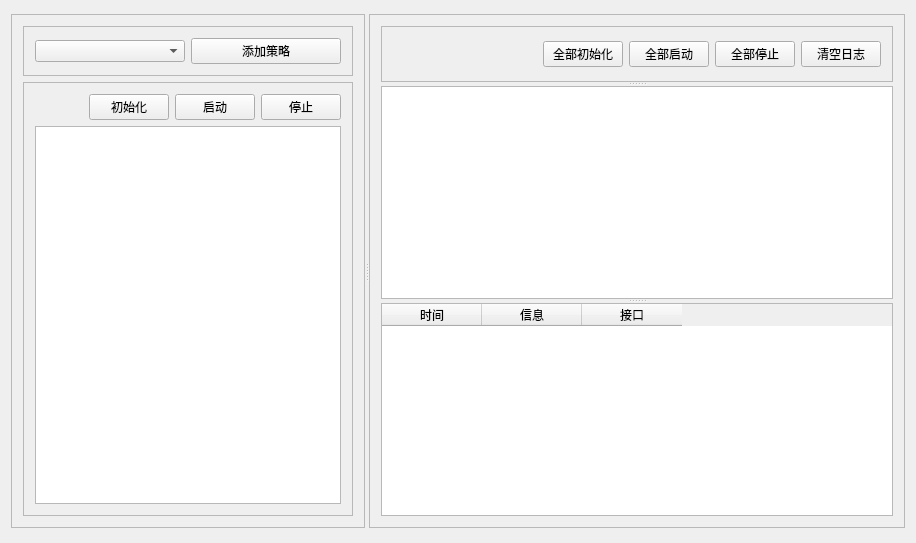
<?xml version="1.0" encoding="UTF-8"?>
<ui version="4.0">
 <class>CTAStrategyManager</class>
 <widget class="QWidget" name="CTAStrategyManager">
  <property name="geometry">
   <rect>
    <x>0</x>
    <y>0</y>
    <width>916</width>
    <height>543</height>
   </rect>
  </property>
  <property name="windowTitle">
   <string>CTAStrategyManager</string>
  </property>
  <layout class="QGridLayout" name="gridLayout_5">
   <item row="0" column="0">
    <widget class="QSplitter" name="splitter_2">
     <property name="orientation">
      <enum>Qt::Horizontal</enum>
     </property>
     <widget class="QFrame" name="frame">
      <property name="maximumSize">
       <size>
        <width>16777215</width>
        <height>514</height>
       </size>
      </property>
      <property name="frameShape">
       <enum>QFrame::StyledPanel</enum>
      </property>
      <property name="frameShadow">
       <enum>QFrame::Raised</enum>
      </property>
      <layout class="QGridLayout" name="gridLayout_4">
       <item row="0" column="0">
        <widget class="QFrame" name="frame_3">
         <property name="maximumSize">
          <size>
           <width>16777215</width>
           <height>200</height>
          </size>
         </property>
         <property name="frameShape">
          <enum>QFrame::StyledPanel</enum>
         </property>
         <property name="frameShadow">
          <enum>QFrame::Raised</enum>
         </property>
         <layout class="QHBoxLayout" name="horizontalLayout_4">
          <item>
           <layout class="QHBoxLayout" name="horizontalLayout">
            <item>
             <widget class="QComboBox" name="comboBox"/>
            </item>
            <item>
             <widget class="QPushButton" name="pushButton">
              <property name="text">
               <string>添加策略</string>
              </property>
             </widget>
            </item>
           </layout>
          </item>
         </layout>
        </widget>
       </item>
       <item row="1" column="0">
        <widget class="QFrame" name="frame_5">
         <property name="frameShape">
          <enum>QFrame::StyledPanel</enum>
         </property>
         <property name="frameShadow">
          <enum>QFrame::Raised</enum>
         </property>
         <layout class="QGridLayout" name="gridLayout">
          <item row="0" column="0">
           <layout class="QHBoxLayout" name="horizontalLayout_3">
            <item>
             <spacer name="horizontalSpacer">
              <property name="orientation">
               <enum>Qt::Horizontal</enum>
              </property>
              <property name="sizeHint" stdset="0">
               <size>
                <width>40</width>
                <height>20</height>
               </size>
              </property>
             </spacer>
            </item>
            <item>
             <widget class="QPushButton" name="pushButton_7">
              <property name="text">
               <string>初始化</string>
              </property>
             </widget>
            </item>
            <item>
             <widget class="QPushButton" name="pushButton_8">
              <property name="text">
               <string>启动</string>
              </property>
             </widget>
            </item>
            <item>
             <widget class="QPushButton" name="pushButton_6">
              <property name="text">
               <string>停止</string>
              </property>
             </widget>
            </item>
           </layout>
          </item>
          <item row="1" column="0">
           <widget class="QTableView" name="tableView"/>
          </item>
         </layout>
        </widget>
       </item>
      </layout>
     </widget>
     <widget class="QFrame" name="frame_2">
      <property name="frameShape">
       <enum>QFrame::StyledPanel</enum>
      </property>
      <property name="frameShadow">
       <enum>QFrame::Raised</enum>
      </property>
      <layout class="QGridLayout" name="gridLayout_2">
       <item row="0" column="0">
        <widget class="QSplitter" name="splitter">
         <property name="orientation">
          <enum>Qt::Vertical</enum>
         </property>
         <widget class="QFrame" name="frame_4">
          <property name="frameShape">
           <enum>QFrame::StyledPanel</enum>
          </property>
          <property name="frameShadow">
           <enum>QFrame::Raised</enum>
          </property>
          <layout class="QGridLayout" name="gridLayout_3">
           <item row="0" column="0">
            <spacer name="horizontalSpacer_2">
             <property name="orientation">
              <enum>Qt::Horizontal</enum>
             </property>
             <property name="sizeHint" stdset="0">
              <size>
               <width>129</width>
               <height>20</height>
              </size>
             </property>
            </spacer>
           </item>
           <item row="0" column="1">
            <layout class="QHBoxLayout" name="horizontalLayout_2">
             <item>
              <widget class="QPushButton" name="pushButton_3">
               <property name="text">
                <string>全部初始化</string>
               </property>
              </widget>
             </item>
             <item>
              <widget class="QPushButton" name="pushButton_5">
               <property name="text">
                <string>全部启动</string>
               </property>
              </widget>
             </item>
             <item>
              <widget class="QPushButton" name="pushButton_4">
               <property name="text">
                <string>全部停止</string>
               </property>
              </widget>
             </item>
             <item>
              <widget class="QPushButton" name="pushButton_2">
               <property name="text">
                <string>清空日志</string>
               </property>
              </widget>
             </item>
            </layout>
           </item>
          </layout>
         </widget>
         <widget class="QTableView" name="tableView_2"/>
         <widget class="QTableWidget" name="tableWidget_3">
          <column>
           <property name="text">
            <string>时间</string>
           </property>
          </column>
          <column>
           <property name="text">
            <string>信息</string>
           </property>
          </column>
          <column>
           <property name="text">
            <string>接口</string>
           </property>
          </column>
         </widget>
        </widget>
       </item>
      </layout>
     </widget>
    </widget>
   </item>
  </layout>
 </widget>
 <layoutdefault spacing="6" margin="11"/>
 <resources/>
 <connections>
  <connection>
   <sender>pushButton</sender>
   <signal>clicked()</signal>
   <receiver>CTAStrategyManager</receiver>
   <slot>addStrategy_clicked()</slot>
   <hints>
    <hint type="sourcelabel">
     <x>308</x>
     <y>44</y>
    </hint>
    <hint type="destinationlabel">
     <x>323</x>
     <y>5</y>
    </hint>
   </hints>
  </connection>
  <connection>
   <sender>pushButton_8</sender>
   <signal>clicked()</signal>
   <receiver>CTAStrategyManager</receiver>
   <slot>startStrategy_clicked()</slot>
   <hints>
    <hint type="sourcelabel">
     <x>285</x>
     <y>99</y>
    </hint>
    <hint type="destinationlabel">
     <x>228</x>
     <y>11</y>
    </hint>
   </hints>
  </connection>
  <connection>
   <sender>pushButton_6</sender>
   <signal>clicked()</signal>
   <receiver>CTAStrategyManager</receiver>
   <slot>stopStrategy_clicked()</slot>
   <hints>
    <hint type="sourcelabel">
     <x>333</x>
     <y>95</y>
    </hint>
    <hint type="destinationlabel">
     <x>326</x>
     <y>-9</y>
    </hint>
   </hints>
  </connection>
  <connection>
   <sender>pushButton_3</sender>
   <signal>clicked()</signal>
   <receiver>CTAStrategyManager</receiver>
   <slot>initAllStrategy_clicked()</slot>
   <hints>
    <hint type="sourcelabel">
     <x>578</x>
     <y>54</y>
    </hint>
    <hint type="destinationlabel">
     <x>570</x>
     <y>-1</y>
    </hint>
   </hints>
  </connection>
  <connection>
   <sender>pushButton_5</sender>
   <signal>clicked()</signal>
   <receiver>CTAStrategyManager</receiver>
   <slot>startAllStrategy_clicked()</slot>
   <hints>
    <hint type="sourcelabel">
     <x>697</x>
     <y>55</y>
    </hint>
    <hint type="destinationlabel">
     <x>657</x>
     <y>-23</y>
    </hint>
   </hints>
  </connection>
  <connection>
   <sender>pushButton_4</sender>
   <signal>clicked()</signal>
   <receiver>CTAStrategyManager</receiver>
   <slot>stopAllStrategy_clicked()</slot>
   <hints>
    <hint type="sourcelabel">
     <x>767</x>
     <y>56</y>
    </hint>
    <hint type="destinationlabel">
     <x>762</x>
     <y>-8</y>
    </hint>
   </hints>
  </connection>
  <connection>
   <sender>pushButton_2</sender>
   <signal>clicked()</signal>
   <receiver>CTAStrategyManager</receiver>
   <slot>clearLog_clicked()</slot>
   <hints>
    <hint type="sourcelabel">
     <x>840</x>
     <y>55</y>
    </hint>
    <hint type="destinationlabel">
     <x>804</x>
     <y>-21</y>
    </hint>
   </hints>
  </connection>
  <connection>
   <sender>pushButton_7</sender>
   <signal>clicked()</signal>
   <receiver>CTAStrategyManager</receiver>
   <slot>initStrategy_clicked()</slot>
   <hints>
    <hint type="sourcelabel">
     <x>162</x>
     <y>98</y>
    </hint>
    <hint type="destinationlabel">
     <x>171</x>
     <y>-19</y>
    </hint>
   </hints>
  </connection>
  <connection>
   <sender>tableView</sender>
   <signal>clicked(QModelIndex)</signal>
   <receiver>CTAStrategyManager</receiver>
   <slot>StrategyTable_clicked()</slot>
   <hints>
    <hint type="sourcelabel">
     <x>206</x>
     <y>311</y>
    </hint>
    <hint type="destinationlabel">
     <x>457</x>
     <y>271</y>
    </hint>
   </hints>
  </connection>
 </connections>
 <slots>
  <slot>addStrategy_clicked()</slot>
  <slot>initStrategy_clicked()</slot>
  <slot>startStrategy_clicked()</slot>
  <slot>stopStrategy_clicked()</slot>
  <slot>initAllStrategy_clicked()</slot>
  <slot>startAllStrategy_clicked()</slot>
  <slot>stopAllStrategy_clicked()</slot>
  <slot>clearLog_clicked()</slot>
  <slot>StrategyTable_clicked()</slot>
 </slots>
</ui>
